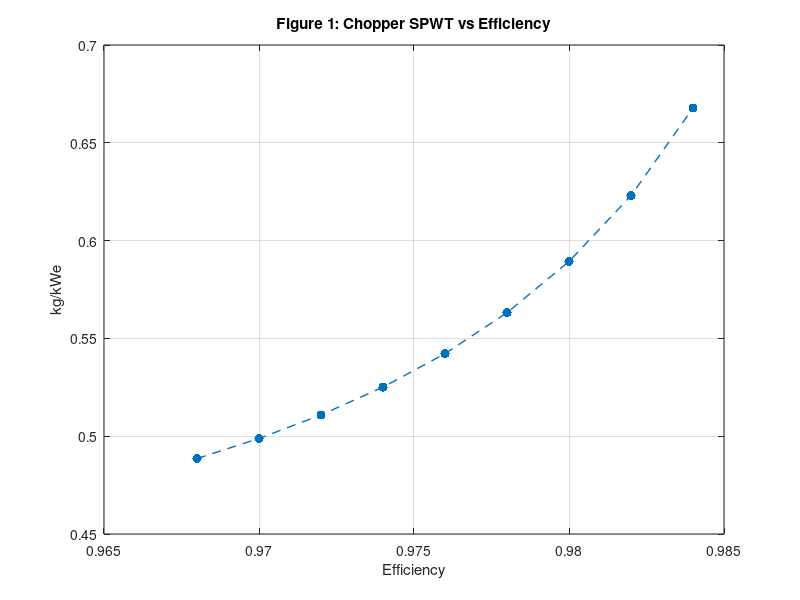
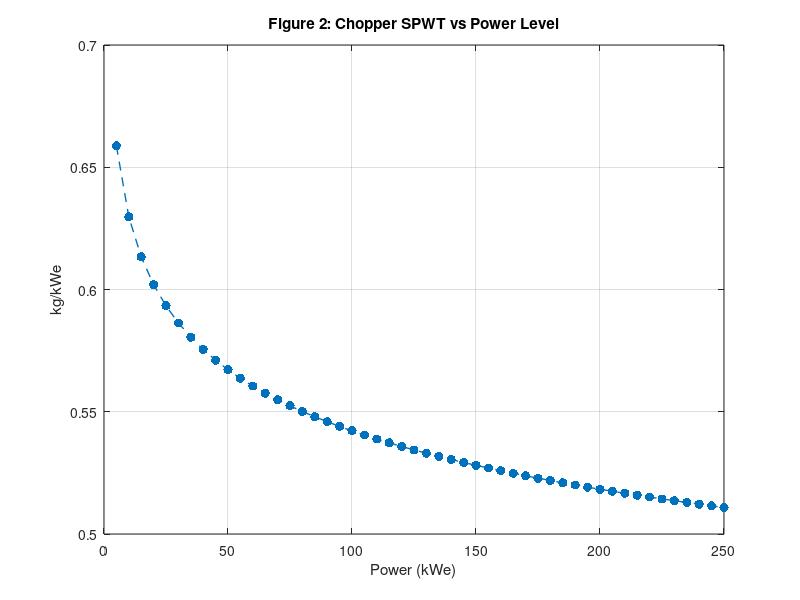
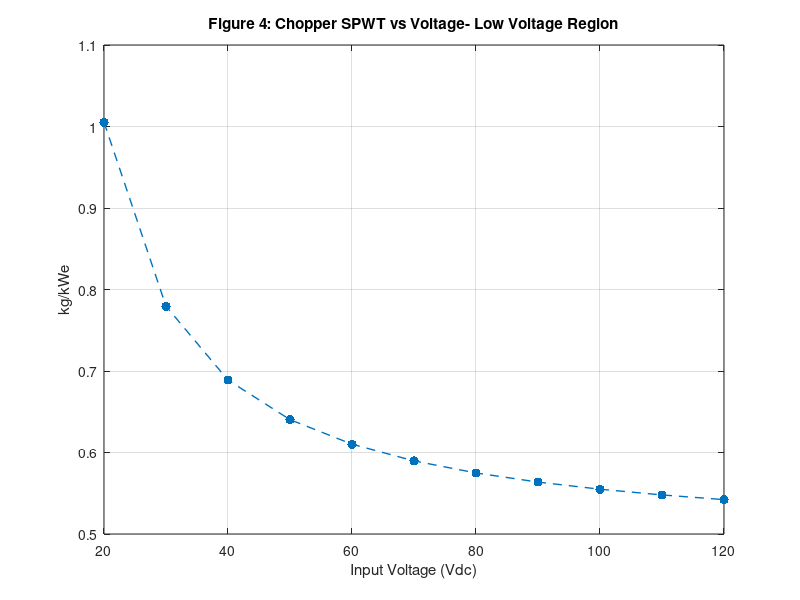
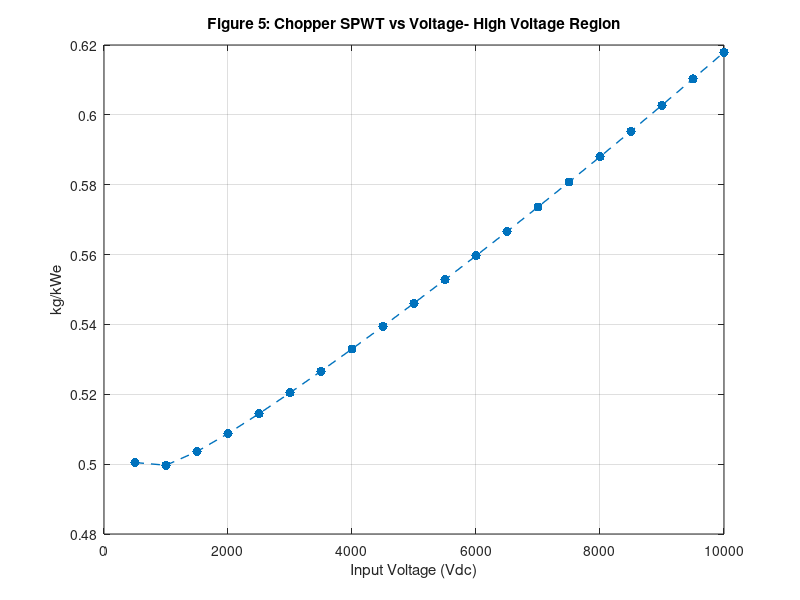

MATLAB code to generate these figures, in order:
% creating and assigning variables

%% CHOPPER STAGE MODEL
% CSM_1; % single-phase chopper stage mass
% CSM_3; % three-phase chopper stage mass
CSE = .976; % chopper stage efficiency
CSE_range = [.968: .002: .984];
CSAM = 1; % Chopper Stage Available Modules
CSRM = 1; % Chopper Stage Required Modules
CSVi = 120; % Chopper Stage Voltage Input (Vdc)
CSF = 40; % Chopper Stage Frequency (kHz)
CSF_range = [10: 5: 70];
CSPo_range = [0: 5: 250];
LCSVi_range = [20: 10: 120];
HCSVi_range = [500:500:10000];

CSPo = 100; % Chopper Stage Power Output (kWe) 

CSM_mass_coefficient = 0.645; % mass coefficient

CSM_efficiency_factor = exp(0.01./(1-CSE))/1.5169;

CSM_redundancy_factor = CSAM/CSRM;

CSM_power_level_multiplier = CSPo;

CSM_power_level_factor = (CSPo/CSRM)^(-0.065);

CSM_voltage_level_factors = (CSVi/(CSVi-2))^7 * exp(CSVi/40000);

CSM_frequency_factors = (20/CSF)^0.45 * exp(CSPo^0.1 * CSF/200);


% CSM_1 = 0.645 * exp(0.01/(1-CSE))/1.5169 * CSPo * (CSPo/CSRM)^(-0.065) ...
% * (CSVi/(CSVi-2))^7 * exp(CSVi/40000) * (20/CSF)^0.45 ...
% * exp(CSPo^0.1 * CSF/200); % for reference

% for specific plots
CSM_efficiency_factor_range = exp(0.01./(1-CSE_range))./1.5169;
CSM_frequency_factors_range = (20./CSF_range).^0.45 .* exp(CSPo^0.1 .* CSF_range./200); % is this right
CSM_power_level_factor_range = (CSPo_range./CSRM).^(-0.065);
CSM_power_level_multiplier_range = CSPo_range;
CSM_power_frequency_range = (20./CSF).^0.45 * exp(CSPo_range.^0.1 .* CSF./200);
CSM_LV_level_factors_range = (LCSVi_range./(LCSVi_range-2)).^7 .* exp(LCSVi_range./40000);
CSM_HV_level_factors_range = (HCSVi_range./(HCSVi_range-2)).^7 .* exp(HCSVi_range./40000);

% p, v, fsw, n
CSM_1_efficiency = CSM_mass_coefficient .* CSM_efficiency_factor_range .* CSM_power_level_multiplier ...
    .* CSM_power_level_factor .* CSM_voltage_level_factors .* CSM_frequency_factors...
    .* CSM_redundancy_factor;

CSM_1_power = CSM_mass_coefficient .* CSM_efficiency_factor .* CSM_power_level_multiplier_range ...
    .* CSM_power_level_factor_range .* CSM_voltage_level_factors .* CSM_frequency_factors ...
    .* CSM_redundancy_factor;

CSM_1_frequency = CSM_mass_coefficient .* CSM_efficiency_factor .* CSM_power_level_multiplier ...
    .* CSM_power_level_factor .* CSM_voltage_level_factors .* CSM_frequency_factors_range...
    .* CSM_redundancy_factor;

CSM_1_LV = CSM_mass_coefficient .* CSM_efficiency_factor .* CSM_power_level_multiplier ...
    .* CSM_power_level_factor .* CSM_LV_level_factors_range .* CSM_frequency_factors...
    .* CSM_redundancy_factor;

CSM_1_HV = CSM_mass_coefficient .* CSM_efficiency_factor .* CSM_power_level_multiplier ...
    .* CSM_power_level_factor .* CSM_HV_level_factors_range .* CSM_frequency_factors...
    .* CSM_redundancy_factor;

fig1 = figure(1); clf;

plot(CSE_range, CSM_1_efficiency./CSPo, '.--', 'MarkerSize', 20, 'LineWidth', 1) %works!
title('Figure 1: Chopper SPWT vs Efficiency');
xlabel('Efficiency');
ylabel('kg/kWe');
grid on; hold on;

figure(2)

plot(CSPo_range, CSM_1_power./CSPo_range, '.--', 'MarkerSize', 20, 'LineWidth', 1) % works!
title('Figure 2: Chopper SPWT vs Power Level');
xlabel('Power (kWe)');
ylabel('kg/kWe');
grid on; hold on;

figure(4)

plot(LCSVi_range, CSM_1_LV./CSPo, '.--', 'MarkerSize', 20, 'LineWidth', 1) % sorta in the range
title('Figure 4: Chopper SPWT vs Voltage- Low Voltage Region'); % should I stick to the figure numbers in the article?
xlabel('Input Voltage (Vdc)');
ylabel('kg/kWe');
grid on; hold on;

figure(5)

plot(HCSVi_range, CSM_1_HV./CSPo, '.--', 'MarkerSize', 20, 'LineWidth', 1) % works!
title('Figure 5: Chopper SPWT vs Voltage- High Voltage Region');
xlabel('Input Voltage (Vdc)');
ylabel('kg/kWe');
grid on; hold on;

figure(6)
plot(CSF_range, CSM_1_frequency./CSPo, '.--', 'MarkerSize', 20, 'LineWidth', 1) %works!
title('Figure 6: Chopper SPWT vs Frequency');
xlabel('Frequency (kHz)');
ylabel('kg/kWe');
grid on; hold on;


% legend('$10kWe$', 'interpreter', 'latex')
% fig1.CurrentAxes.FontWeight = 'bold'
% fig1.CurrentAxes.FontSize = 14
% fig1.CurrentAxes.GridAlpha = 0.5

%% INVERTER TRANSFORMER STAGE MODEL
% ITSM_1; % Single-Phase Inverter Transformer Stage Mass
% ITSM_3; % 3-Phase Inverter Transformer Stage Mass
ITSE = .992; % Inverter Transformer Stage Efficiency
ITSAM = 1; % Inverter Transformer Stage Available Modules
ITSRM = 1; % Inverter Transformer Stage Required Modules
ITSPo = 100; % Inverter Transformer Stage Power Output (kWe)
ITSVi = 120; % Inverter Transformer Stage Voltage Input (Vrms)
ITSVo = 120; % Inverter Transformer Stage Voltage Output (Vrms)
ITSF = 20; % Inverter Transformer Stage Frequency (kHz)

% ranges for plots
ITSE_range = [.986: .001: .996];
ITSPo_range = [10:10:250];
ITSV_range = [0:1000:10000];
ITSF_range = [5:10:95]; % wide or narrow range?

%FIX
ITSM_mass_coefficient = 1.27;
ITSM_efficiency_factor = (exp(0.0048/(1-ITSE)))/1.8221;
ITSM_redundancy_factor = ITSAM/ITSRM;
ITSM_power_level_multiplier = ITSPo;
ITSM_power_level_factor = (ITSPo/ITSRM)^(-0.08);
ITSM_voltage_level_factors = exp(ITSVi/200000)*exp(ITSVo/200000);
ITSM_frequency_level_factors = (ITSF)^(-0.47) + (ITSF/300)^1.4 - ...
    (200/ITSPo)^0.03 * ((max(0, ITSF-30))/300)^1.7;


% ITSM_1 = 1.27*((exp(0.0048/(1-ITSE)))/1.8221) * (ITSAM/ITSRM) * ITSPo ...
%     * (ITSPo/ITSRM)^(-0.08)*exp(ITSVi/200000)*exp(ITSVo/200000)...
%     * (ITSF)^(-0.47) + (ITSF/300)^1.4 - (200/ITSPo)^0.03 ...
%     * ((max(0, ITSF-30)/300)^1.7); % for reference

ITSM_1 = ITSM_mass_coefficient * ITSM_efficiency_factor...
    * ITSM_redundancy_factor * ITSM_power_level_multiplier ...
    * ITSM_power_level_factor * ITSM_voltage_level_factors ...
    * ITSM_frequency_level_factors;

ITSM_efficiency_factor_range = (exp(0.0048./(1-ITSE_range)))./1.8221;
ITSM_power_level_factor_range = (ITSPo_range./ITSRM).^(-0.08);
ITSM_voltage_level_factors_range = exp(ITSV_range./200000).*exp(ITSV_range./200000);
ITSM_power_level_multiplier_range = ITSPo_range;
ITSM_frequency_level_factors_range = (ITSF_range).^(-0.47) + (ITSF_range./300).^1.4 - ...
    (200/ITSPo).^0.03 * ((max(0, ITSF_range-30))./300).^1.7;

ITSM_1_efficiency = ITSM_mass_coefficient .* ITSM_efficiency_factor_range...
    .* ITSM_redundancy_factor .* ITSM_power_level_multiplier ...
    .* ITSM_power_level_factor .* ITSM_voltage_level_factors ...
    .* ITSM_frequency_level_factors;
ITSM_1_power = ITSM_mass_coefficient .* ITSM_efficiency_factor...
    .* ITSM_redundancy_factor .* ITSM_power_level_multiplier_range ...
    .* ITSM_power_level_factor_range .* ITSM_voltage_level_factors ...
    .* ITSM_frequency_level_factors;
ITSM_1_voltage = ITSM_mass_coefficient .* ITSM_efficiency_factor...
    .* ITSM_redundancy_factor .* ITSM_power_level_multiplier ...
    .* ITSM_power_level_factor .* ITSM_voltage_level_factors_range ...
    .* ITSM_frequency_level_factors;
ITSM_1_frequency = ITSM_mass_coefficient .* ITSM_efficiency_factor...
    .* ITSM_redundancy_factor .* ITSM_power_level_multiplier ...
    .* ITSM_power_level_factor .* ITSM_voltage_level_factors ...
    .* ITSM_frequency_level_factors_range;


figure(8)

plot(ITSE_range, ITSM_1_efficiency./ITSPo, '.--', 'MarkerSize', 20, 'LineWidth', 1) %works!
title('Figure 8: Inverter Transformer SPWT vs Efficiency');
xlabel('Efficiency');
ylabel('kg/kWe');
grid on; hold on;

figure(10)

plot(ITSPo_range, ITSM_1_power./ITSPo_range, '.--', 'MarkerSize', 20, 'LineWidth', 1) % works!
title('Figure 10: Inverter Transformer SPWT vs Power');
xlabel('Output Power (kWe)');
ylabel('kg/kWe');
grid on; hold on;

figure(12)

plot(ITSV_range, ITSM_1_voltage./ITSPo, '.--', 'MarkerSize', 20, 'LineWidth', 1) % works!
title('Figure 12: Inverter Transformer SPWT vs Voltage');
xlabel('Input or Output Voltage Level (Vrms)');
ylabel('kg/kWe');
grid on; hold on;

figure(14)

plot(ITSF_range, ITSM_1_frequency./ITSPo, '.--', 'MarkerSize', 20, 'LineWidth', 1) %works!
title('Figure 14: Inverter Transformer SPWT vs Frequency');
xlabel('Frequency (kHz)');
ylabel('kg/kWe');
grid on; hold on;

%% RECTIFIER STAGE MODEL

RSE = 0.987; % Rectifier Stage Efficiency
RSAM = 1; % Rectifier Stage Available Modules
RSRM = 1; % Rectifier Stage Required Modules
RSPo = 100; % Rectifier Stage Power Output (kWe)
RSVi = 120; % Rectifier Stage Voltage Input (Vrms)

RSPo_range = [10:10:250];
RSE_range = [0.983:0.001:0.991];
RSVi_range = [20:10:120];


RSM_mass_coefficient = 0.1175;
RSM_efficiency_factor = ((exp(0.005/(1-RSE)))/1.469);
RSM_redundancy_factor = RSAM/RSRM;
RSM_power_level_multiplier = RSPo;
RSM_voltage_level_factors = (RSVi/(RSVi-2))^6;


RSM_efficiency_factor_range = exp(0.005./(1-RSE_range))./1.469;
RSM_voltage_level_factors_range = (RSVi_range./(RSVi_range-2)).^6;
RSM_power_level_multiplier_range = RSPo_range;

RSM_1 = RSM_mass_coefficient * RSM_efficiency_factor * RSM_redundancy_factor...
    * RSM_power_level_multiplier * RSM_voltage_level_factors;

RSM_1_efficiency = RSM_mass_coefficient .* RSM_efficiency_factor_range .* RSM_redundancy_factor...
    .* RSM_power_level_multiplier .* RSM_voltage_level_factors;

RSM_1_power = RSM_mass_coefficient .* RSM_efficiency_factor .* RSM_redundancy_factor...
    .* RSM_power_level_multiplier_range .* RSM_voltage_level_factors;

RSM_1_voltage = RSM_mass_coefficient .* RSM_efficiency_factor .* RSM_redundancy_factor...
    .* RSM_power_level_multiplier .* RSM_voltage_level_factors_range; % slightly off at the smaller voltages

figure(15)

plot(RSPo_range, RSM_1_power./RSPo_range, '.--', 'MarkerSize', 20, 'LineWidth', 1) % works!
title('Figure 15: Rectifier SPWT');
xlabel('Power (kWe)');
ylabel('kg/kWe');
ylim([0 0.5]);
grid on; hold on;

figure(16)

plot(RSE_range, RSM_1_efficiency./RSPo, '.--', 'MarkerSize', 20, 'LineWidth', 1) %works!
title('Figure 16: Rectifier SPWT vs Efficiency');
xlabel('Efficiency');
ylabel('kg/kWe');
grid on; hold on;

figure(17)

plot(RSVi_range, RSM_1_voltage./RSPo, '.--', 'MarkerSize', 20, 'LineWidth', 1) % works!
title('Figure 17: Rectifier SPWT vs Low Voltages');
xlabel('Input Voltage (Vrms)');
ylabel('kg/kWe');
grid on; hold on;


% started 3d plot things!
% figure(31)
% plot3(RSVi_range, RSM_1_voltage./RSPo, RSM_1_voltage./RSE, '.--', 'MarkerSize', 20, 'LineWidth', 1);
% title('Figure 31: Rectifier SPWT vs Efficiency vs Low Voltages');
% xlabel('Input Voltage (Vrms)');
% ylabel('kg/kWe');
% zlabel('Efficiency');
% grid on; hold on;

%% DC FILTER STAGE MODEL

FSRF = 0.004; % Dc Filter Stage Ripple Factor (0.1 to 5%)
FSE = 0.998;% Dc Filter Stage Efficiency (99.8%)
FSAM = 1; % Dc Filter Stage Available Modules
FSRM = 1; % Dc Filter Stage Required Modules
FSPo = 100; % Dc Filter Stage Power Output (kWe)
FSVo = 120; % Dc Filter Stage Voltage Output (Vdc)
FSF = 40; % Dc Filter Stage Frequency (kHz)

FSRF_range = [0.001:0.001:0.020];
FSE_range = [0.997: 0.0002:0.999];
FSPo_range = [10:10:200];
FSLVo_range = [20:10:120];
FSHVo_range = [100:500:10000];
FSF_range = [5:5:100];


FSM_mass_coefficient = 22.05;
FSM_ripple_factor = (1/(FSRF/0.01)^0.5);
FSM_efficiency_factor = ((1-0.998)/(1-FSE));
FSM_redundancy_factor = (FSAM/FSRM);
FSM_power_level_multiplier = FSPo;
FSM_voltage_level_factors = (FSVo^(-0.9) + 0.000015);
FSM_frequency_factor = 40/FSF;

FSM_ripple_factor_range = (1./(FSRF_range./0.01).^0.5);
FSM_efficiency_factor_range = ((1-0.998)./(1-FSE_range));
FSM_power_level_multiplier_range = FSPo_range;
FSM_frequency_factor_range = 40./FSF_range;
FSM_HV_level_factors_range = FSHVo_range.^(-0.9) + 0.000015;
FSM_LV_level_factors_range = FSLVo_range.^(-0.9) + 0.000015;

FSM_1 = FSM_mass_coefficient * FSM_ripple_factor * FSM_efficiency_factor...
    * FSM_redundancy_factor * FSM_power_level_multiplier * FSM_voltage_level_factors...
    * FSM_frequency_factor;

FSM_1_ripple = FSM_mass_coefficient .* FSM_ripple_factor_range .* FSM_efficiency_factor...
    .* FSM_redundancy_factor .* FSM_power_level_multiplier .* FSM_voltage_level_factors...
    .* FSM_frequency_factor;

FSM_1_efficiency = FSM_mass_coefficient .* FSM_ripple_factor .* FSM_efficiency_factor_range...
    .* FSM_redundancy_factor .* FSM_power_level_multiplier .* FSM_voltage_level_factors...
    .* FSM_frequency_factor;

FSM_1_HV = FSM_mass_coefficient .* FSM_ripple_factor .* FSM_efficiency_factor...
    .* FSM_redundancy_factor .* FSM_power_level_multiplier .* FSM_HV_level_factors_range...
    .* FSM_frequency_factor;

FSM_1_LV = FSM_mass_coefficient .* FSM_ripple_factor .* FSM_efficiency_factor...
    .* FSM_redundancy_factor .* FSM_power_level_multiplier .* FSM_LV_level_factors_range...
    .* FSM_frequency_factor;

FSM_1_power = FSM_mass_coefficient .* FSM_ripple_factor .* FSM_efficiency_factor...
    .* FSM_redundancy_factor .* FSM_power_level_multiplier_range .* FSM_voltage_level_factors...
    .* FSM_frequency_factor;

FSM_1_frequency = FSM_mass_coefficient .* FSM_ripple_factor .* FSM_efficiency_factor...
    .* FSM_redundancy_factor .* FSM_power_level_multiplier .* FSM_voltage_level_factors...
    .* FSM_frequency_factor_range;

figure(18)

plot(FSRF_range, FSM_1_ripple./FSPo, '.--', 'MarkerSize', 20, 'LineWidth', 1) % works!
title('Figure 18: DC Filter SPWT vs Ripple Factor');
xlabel('Required Ripple Factor');
ylabel('kg/kWe');
grid on; hold on;

figure(19)

plot(FSE_range, FSM_1_efficiency./FSPo, '.--', 'MarkerSize', 20, 'LineWidth', 1) %works!
title('Figure 19: DC Filter SPWT vs Efficiency');
xlabel('Efficiency');
ylabel('kg/kWe');
grid on; hold on;

figure(20)

plot(FSPo_range, FSM_1_power./FSPo_range, '.--', 'MarkerSize', 20, 'LineWidth', 1) % works!
title('Figure 20: DC Filter SPWT vs Power');
xlabel('Power (kWe)');
ylabel('kg/kWe');
ylim([0 1])
grid on; hold on;

figure(21)

plot(FSLVo_range, FSM_1_LV./FSPo, '.--', 'MarkerSize', 20, 'LineWidth', 1) % works!
title('Figure 21: DC Filter SPWT vs Voltage - Low Voltage Region');
xlabel('Output Voltage (Vdc)');
ylabel('kg/kWe');
grid on; hold on;

figure(22)

plot(FSHVo_range, FSM_1_HV./FSPo, '.--', 'MarkerSize', 20, 'LineWidth', 1) % works!
title('Figure 22: DC Filter SPWT vs Voltage - High Voltage Region');
xlabel('Output Voltage (Vdc)');
ylabel('kg/kWe');
grid on; hold on;

figure(23)

plot(FSF_range, FSM_1_frequency./FSPo, '.--', 'MarkerSize', 20, 'LineWidth', 1) %works!
title('Figure 23: DC Filter SPWT vs Frequency');
xlabel('Frequency(kHz)');
ylabel('kg/kWe');
grid on; hold on;


%% DC RBI STAGE MODEL
DRBE = 0.9985; % DC RBI Efficiency
DRBAM = 1; % Dc RBI Available Modules
DRBRM = 1; % Dc RBI Required Modules
DRBPo = 100; % Dc RBI Power Output (kWe)
DRBVo = 120; % Dc RBI Voltage Output (Vdc)

DRBE_range = [0.9980:0.0001: 0.9990];
DRBPo_range = [5:10:250];
DRBVo_range = [0:1000:10000];

DRBM_mass_coefficient = 0.12;
DRBM_efficiency_factor = ((exp(0.0008/(1-DRBE)))/1.7);
DRBM_redundancy_factor = DRBAM/DRBRM;
DRBM_power_level_multiplier = DRBPo;
DRBM_power_level_factor = (DRBPo/DRBRM)^(-0.15);
DRBM_voltage_level_factor = (DRBVo/200)^0.13;

DRBM_efficiency_factor_range = (exp(0.0008./(1-DRBE_range)))./1.7;
DRBM_power_level_factor_range = (DRBPo_range./DRBRM).^(-0.15);
DRBM_power_level_multiplier_range = DRBPo_range;
DRBM_voltage_level_factor_range = (DRBVo_range./200).^0.13;


DRBM = DRBM_mass_coefficient * DRBM_efficiency_factor * DRBM_redundancy_factor...
    * DRBM_power_level_multiplier * DRBM_power_level_factor ...
    * DRBM_voltage_level_factor;

DRBM_efficiency = DRBM_mass_coefficient .* DRBM_efficiency_factor_range .* DRBM_redundancy_factor...
    .* DRBM_power_level_multiplier .* DRBM_power_level_factor ...
    .* DRBM_voltage_level_factor;

DRBM_power = DRBM_mass_coefficient .* DRBM_efficiency_factor .* DRBM_redundancy_factor...
    .* DRBM_power_level_multiplier_range .* DRBM_power_level_factor_range ...
    .* DRBM_voltage_level_factor;

DRBM_voltage = DRBM_mass_coefficient .* DRBM_efficiency_factor .* DRBM_redundancy_factor...
    .* DRBM_power_level_multiplier .* DRBM_power_level_factor ...
    .* DRBM_voltage_level_factor_range;

% plotting

figure(28)

plot(DRBE_range, DRBM_efficiency./DRBPo, '.--', 'MarkerSize', 20, 'LineWidth', 1) %works!
title('Figure 28: DC RBI SPWT vs Efficiency');
xlabel('Efficiency');
ylabel('kg/kWe');
grid on; hold on;

figure(29)

plot(DRBPo_range, DRBM_power./DRBPo_range, '.--', 'MarkerSize', 20, 'LineWidth', 1) % works!
title('Figure 29: DC RBI SPWT vs Power');
xlabel('Power (kWe)');
ylabel('kg/kWe');
grid on; hold on;

figure(30)

plot(DRBVo_range, DRBM_voltage./DRBPo, '.--', 'MarkerSize', 20, 'LineWidth', 1) % works!
title('Figure 30: DC RBI SPWT vs Voltage');
xlabel('Output Voltage (Vdc)');
ylabel('kg/kWe');
grid on; hold on;


%% CONDUCTOR AND CONNECTOR EQUATIONS

CCCE = 0.9998; %Component Efficiency- made up
CCAM = 1; % Available Modules
CCRM = 1; % Required Modules
CCPo = 100; % Power Output (kWe)
CCVi = 120; % Voltage Input (VrmsLL or Vdc)
CCVo = 120; % Voltage Output (VrmsLL or Vdc)
CCEL = 5; % Packaged Electronics Length (meters)
CCEW = 5; % Packaged Electronics Width (meters)
CCEH = 5; % Packaged Electronics Height (meters)
% 
% CC_redundancy_factor = CCAM/CCRM;
% CC_power_conductor_equation_segment = 29.3*(0.5*(CCEL + CCEW) + CCEH) * ...
%     ((CCPo/CCCE/CCVi) + (CCPo/CCVo));
% CC_control_monitoring_cable_harness_equation_segment = 5.22*(0.5*(CCEL + CCEW) + CCEH);
% CC_power_control_monitoring_connector_equation_segments = 0.238*(CCPo/CCRM)^0.1 + ...
%     0.2667*(CCPo/CCRM)^0.5; % this will not work since we are adding
%     things


CCM = (CCAM/CCRM) * 29.3 * (0.5*(CCEL + CCEW) + CCEH)*((CCPo/CCCE/CCVi) + ...
    (CCPo/CCVo)) + CCAM *(5.22*(0.5*(CCEL + CCEW) + CCEH) + 0.238*(CCPo/CCRM)^0.1 + ...
    0.2667*(CCPo/CCRM)^0.5);

%% BASEPLATE/HEAT EXCHANGER/OTHER STUFF
enclosureType = 'FH';
enclosureMaterial = 'Al';
radiatorMaterial = 'Al';
harnessMaterial = 'Cu';
radiatorType = 2;
maxRadiatorSinkTemp = 294;
maxBaseplateTemp = 63;
if(strcmp(enclosureType, 'FH'))
    maxRadiatorBaseplateDelta = 11;
else
    maxRadiatorBaseplateDelta = 4;
end
